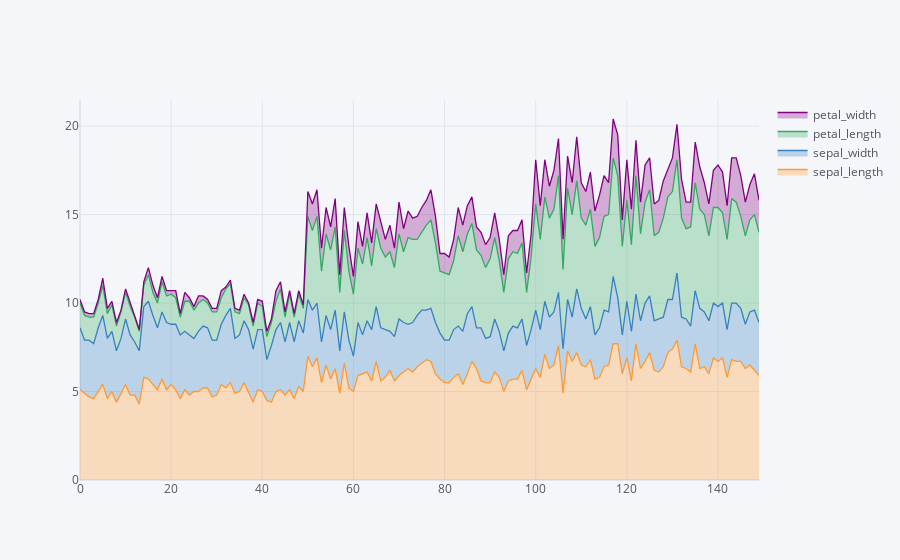

This figure's notebook cell:
### Code cell
df.iplot(kind='area', fill=True)

### Figure 1 — Plotly figure (JSON) as saved in the notebook; plotly's stock layout.template omitted (floating-point values rounded to 4 significant figures; data arrays with more than 128 entries replaced by an {"elided": "..."} marker saying what was removed)
{"data": [{"fill": "tonexty", "fillcolor": "rgba(255, 153, 51, 0.3)", "line": {"color": "rgba(255, 153, 51, 1.0)", "dash": "solid", "shape": "linear", "width": 1.3}, "mode": "lines", "name": "sepal_length", "text": "", "type": "scatter", "x": {"elided": "150 int values"}, "y": {"elided": "150 float values"}}, {"fill": "tonexty", "fillcolor": "rgba(55, 128, 191, 0.3)", "line": {"color": "rgba(55, 128, 191, 1.0)", "dash": "solid", "shape": "linear", "width": 1.3}, "mode": "lines", "name": "sepal_width", "text": "", "type": "scatter", "x": {"elided": "150 int values"}, "y": {"elided": "150 float values"}}, {"fill": "tonexty", "fillcolor": "rgba(50, 171, 96, 0.3)", "line": {"color": "rgba(50, 171, 96, 1.0)", "dash": "solid", "shape": "linear", "width": 1.3}, "mode": "lines", "name": "petal_length", "text": "", "type": "scatter", "x": {"elided": "150 int values"}, "y": {"elided": "150 float values"}}, {"fill": "tonexty", "fillcolor": "rgba(128, 0, 128, 0.3)", "line": {"color": "rgba(128, 0, 128, 1.0)", "dash": "solid", "shape": "linear", "width": 1.3}, "mode": "lines", "name": "petal_width", "text": "", "type": "scatter", "x": {"elided": "150 int values"}, "y": {"elided": "150 float values"}}], "layout": {"legend": {"bgcolor": "#F5F6F9", "font": {"color": "#4D5663"}}, "paper_bgcolor": "#F5F6F9", "plot_bgcolor": "#F5F6F9", "title": {"font": {"color": "#4D5663"}}, "xaxis": {"gridcolor": "#E1E5ED", "showgrid": true, "tickfont": {"color": "#4D5663"}, "title": {"font": {"color": "#4D5663"}, "text": ""}, "zerolinecolor": "#E1E5ED"}, "yaxis": {"gridcolor": "#E1E5ED", "showgrid": true, "tickfont": {"color": "#4D5663"}, "title": {"font": {"color": "#4D5663"}, "text": ""}, "zerolinecolor": "#E1E5ED"}}}
